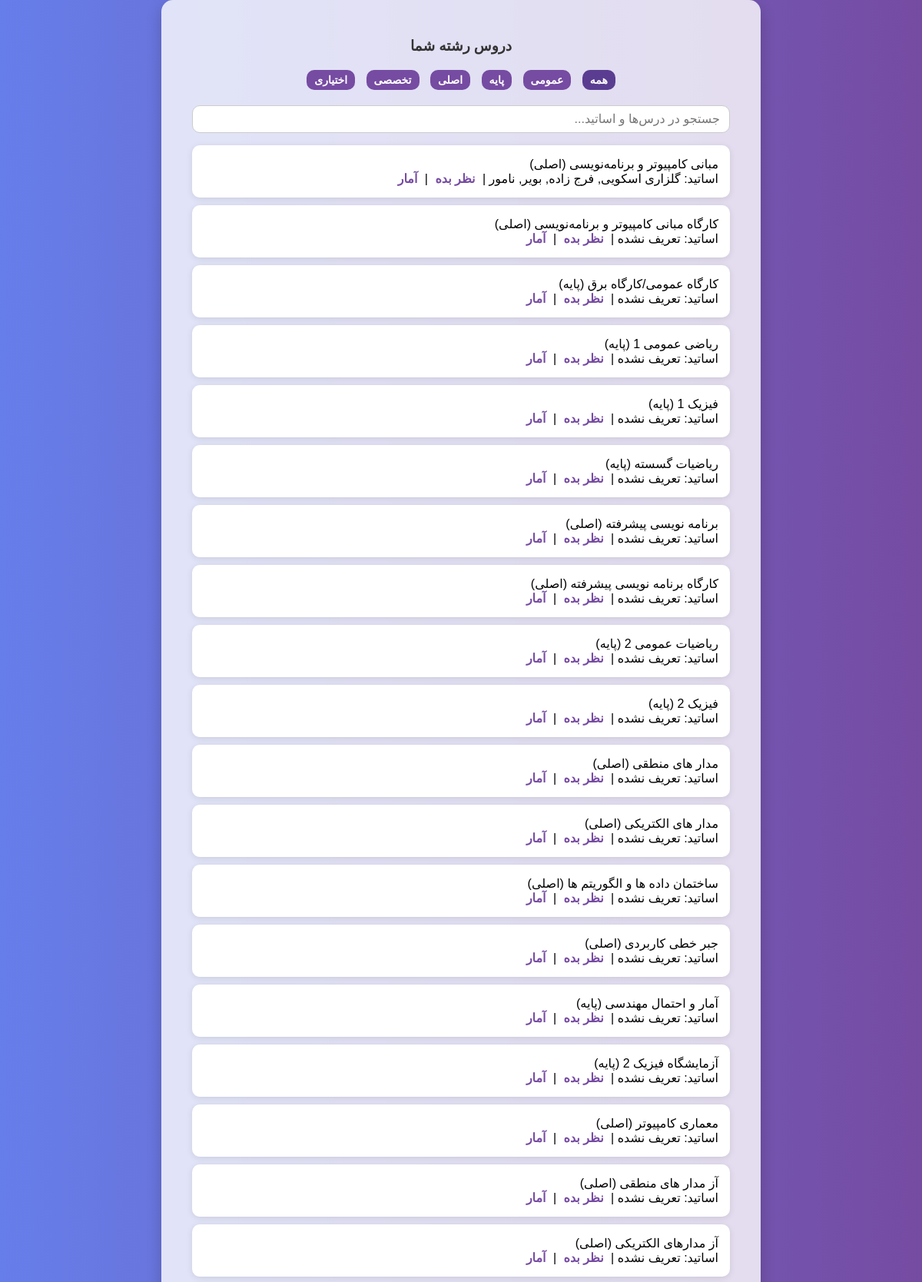
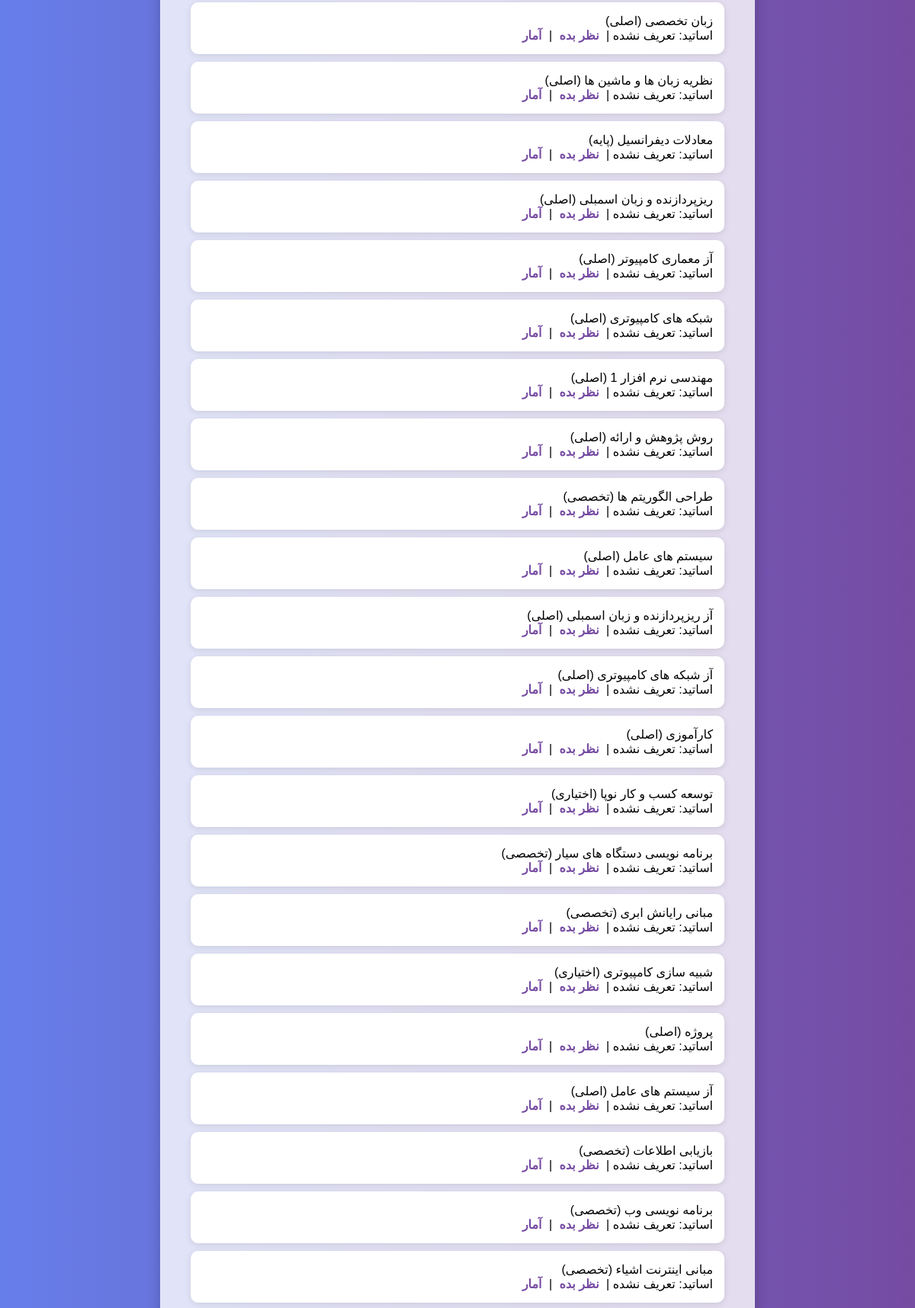
The app's page /courses (signed in, upper part) with its own data (2 pictures, top to bottom).
### tables this page shows
CREATE TABLE Courses (
    id INTEGER PRIMARY KEY AUTOINCREMENT,
    name TEXT
, category TEXT);

### app.py (the view)
@app.route("/courses")
def courses():
    if "student_id" not in session:
        return redirect("/")
    category_filter = request.args.get("category")
    search_query = request.args.get("q", "").strip()
    db = get_db()
    query = """
        SELECT c.id, c.name, c.category, GROUP_CONCAT(p.name, ', ') as professors
        FROM Courses c
        JOIN CourseMajor cm ON c.id = cm.course_id
        LEFT JOIN CourseProfessor cp ON c.id = cp.course_id
        LEFT JOIN Professors p ON cp.professor_id = p.id
        WHERE cm.major_id = ?
    """
    params = [session["major_id"]]
    if category_filter:
        query += " AND c.category = ?"
        params.append(category_filter)
    if search_query:
        query += " AND (c.name LIKE ? OR p.name LIKE ?)"
        params.extend([f"%{search_query}%", f"%{search_query}%"])
    query += " GROUP BY c.id"
    courses = db.execute(query, params).fetchall()
    db.close()
    return render_template("courses.html", courses=courses, selected_category=category_filter, search_query=search_query)

### app.py (called while the page is built)
def get_db():
    conn = sqlite3.connect("/data/ratings.db")
    conn.row_factory = sqlite3.Row
    return conn

### templates/courses.html (shortened to what this page needs)
<!DOCTYPE html>
<html lang="fa" dir="rtl">
<head>
</head>
<body>
  <div class="card">
    <h3>دروس رشته شما</h3>
    <div class="filters" id="category-filters">
      <a href="/courses" class="{{ 'selected' if not selected_category }}">همه</a>
      <a href="/courses?category=عمومی" class="{{ 'selected' if selected_category == 'عمومی' }}">عمومی</a>
      <a href="/courses?category=پایه" class="{{ 'selected' if selected_category == 'پایه' }}">پایه</a>
      <a href="/courses?category=اصلی" class="{{ 'selected' if selected_category == 'اصلی' }}">اصلی</a>
      <a href="/courses?category=تخصصی" class="{{ 'selected' if selected_category == 'تخصصی' }}">تخصصی</a>
      <a href="/courses?category=اختیاری" class="{{ 'selected' if selected_category == 'اختیاری' }}">اختیاری</a>
    </div>
    <div id="search-container">
      <input
        type="text"
        id="search-input"
        placeholder="جستجو در درس‌ها و اساتید..."
        autocomplete="off"
        value="{{ search_query or '' }}"
      />
    </div>
    <ul id="course-list">
      {% for course in courses %}
        <li>
          {{ course.name }} ({{ course.category or 'دسته‌بندی نشده' }})<br />
          اساتید: {{ course.professors or 'تعریف نشده' }}
          | <a href="/rate/{{ course.id }}">نظر بده</a>
          | <a href="/stats/{{ course.id }}">آمار</a>
        </li>
      {% else %}
        <li>موردی یافت نشد.</li>
      {% endfor %}
    </ul>
  </div>
</body>
</html>

### templates/courses.html (style rules this page uses)
body { font-family: 'Vazirmatn', sans-serif; background: linear-gradient(to right, #667eea, #764ba2); margin: 0; padding: 0; display: flex; align-items: center; justify-content: center; min-height: 100vh; flex-direction: column; }
.card { background-color: #ffffffcc; padding: 30px 40px; border-radius: 15px; box-shadow: 0 8px 20px rgba(0, 0, 0, 0.2); width: 90%; max-width: 700px; text-align: right; }
h3 { color: #333; margin-bottom: 20px; text-align: center; }
ul { list-style: none; padding: 0; }
li { background: #fff; padding: 15px; margin-bottom: 10px; border-radius: 10px; box-shadow: 0 2px 8px rgba(0,0,0,0.1); transition: transform 0.2s; }
a { color: #764ba2; text-decoration: none; margin: 0 5px; font-weight: bold; }
.filters { margin-bottom: 20px; text-align: center; }
.filters a { background: #764ba2; color: white; padding: 5px 10px; margin: 0 5px; border-radius: 10px; font-size: 14px; display: inline-block; }
.filters a.selected { background: #5a3d91; }
#search-container { margin-bottom: 15px; position: relative; text-align: right; }
#search-input { width: 100%; padding: 8px 12px; font-size: 16px; border-radius: 10px; border: 1px solid #ccc; box-sizing: border-box; }

### records on screen
Courses: name "مبانی کامپیوتر و برنامه‌نویسی", category "اصلی", professors "گلزاری اسکویی, فرج زاده, بویر, نامور"
Courses: name "کارگاه مبانی کامپیوتر و برنامه‌نویسی", category "اصلی", professors "تعریف نشده"
Courses: name "کارگاه عمومی/کارگاه برق", category "پایه", professors "تعریف نشده"
Courses: category "پایه", professors "تعریف نشده"
Courses: category "پایه", professors "تعریف نشده"
Courses: name "ریاضیات گسسته", category "پایه", professors "تعریف نشده"
Courses: name "برنامه نویسی پیشرفته", category "اصلی", professors "تعریف نشده"
Courses: name "کارگاه برنامه نویسی پیشرفته", category "اصلی", professors "تعریف نشده"
Courses: category "پایه", professors "تعریف نشده"
Courses: category "پایه", professors "تعریف نشده"
Courses: name "مدار های منطقی", category "اصلی", professors "تعریف نشده"
Courses: name "مدار های الکتریکی", category "اصلی", professors "تعریف نشده"
Courses: name "ساختمان داده ها و الگوریتم ها", category "اصلی", professors "تعریف نشده"
Courses: name "جبر خطی کاربردی", category "اصلی", professors "تعریف نشده"
Courses: name "آمار و احتمال مهندسی", category "پایه", professors "تعریف نشده"
Courses: category "پایه", professors "تعریف نشده"
Courses: name "معماری کامپیوتر", category "اصلی", professors "تعریف نشده"
Courses: name "آز مدار های منطقی", category "اصلی", professors "تعریف نشده"
Courses: name "آز مدارهای الکتریکی", category "اصلی", professors "تعریف نشده"
Courses: name "زبان تخصصی", category "اصلی", professors "تعریف نشده"
Courses: name "نظریه زبان ها و ماشین ها", category "اصلی", professors "تعریف نشده"
Courses: name "معادلات دیفرانسیل", category "پایه", professors "تعریف نشده"
Courses: name "ریزپردازنده و زبان اسمبلی", category "اصلی", professors "تعریف نشده"
Courses: name "آز معماری کامپیوتر", category "اصلی", professors "تعریف نشده"
Courses: name "شبکه های کامپیوتری", category "اصلی", professors "تعریف نشده"
Courses: category "اصلی", professors "تعریف نشده"
Courses: name "روش پژوهش و ارائه", category "اصلی", professors "تعریف نشده"
Courses: name "طراحی الگوریتم ها", category "تخصصی", professors "تعریف نشده"
Courses: name "سیستم های عامل", category "اصلی", professors "تعریف نشده"
Courses: name "آز ریزپردازنده و زبان اسمبلی", category "اصلی", professors "تعریف نشده"
Courses: name "آز شبکه های کامپیوتری", category "اصلی", professors "تعریف نشده"
Courses: name "کارآموزی", category "اصلی", professors "تعریف نشده"
Courses: name "توسعه کسب و کار نوپا", category "اختیاری", professors "تعریف نشده"
Courses: name "برنامه نویسی دستگاه های سیار", category "تخصصی", professors "تعریف نشده"
Courses: name "مبانی رایانش ابری", category "تخصصی", professors "تعریف نشده"
Courses: name "شبیه سازی کامپیوتری", category "اختیاری", professors "تعریف نشده"
Courses: name "پروژه", category "اصلی", professors "تعریف نشده"
Courses: name "آز سیستم های عامل", category "اصلی", professors "تعریف نشده"
Courses: name "بازیابی اطلاعات", category "تخصصی", professors "تعریف نشده"
Courses: name "برنامه نویسی وب", category "تخصصی", professors "تعریف نشده"
Courses: name "مبانی اینترنت اشیاء", category "تخصصی", professors "تعریف نشده"
